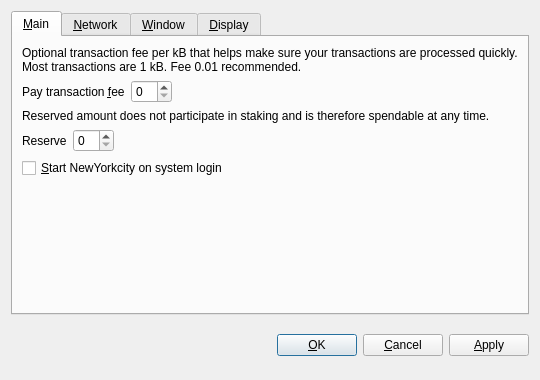
<?xml version="1.0" encoding="UTF-8"?>
<ui version="4.0">
 <class>OptionsDialog</class>
 <widget class="QDialog" name="OptionsDialog">
  <property name="geometry">
   <rect>
    <x>0</x>
    <y>0</y>
    <width>540</width>
    <height>380</height>
   </rect>
  </property>
  <property name="windowTitle">
   <string>Options</string>
  </property>
  <property name="modal">
   <bool>true</bool>
  </property>
  <layout class="QVBoxLayout" name="verticalLayout">
   <item>
    <widget class="QTabWidget" name="tabWidget">
     <property name="tabPosition">
      <enum>QTabWidget::North</enum>
     </property>
     <property name="currentIndex">
      <number>0</number>
     </property>
     <widget class="QWidget" name="tabMain">
      <attribute name="title">
       <string>&amp;Main</string>
      </attribute>
      <layout class="QVBoxLayout" name="verticalLayout_Main">
       <item>
        <widget class="QLabel" name="transactionFeeInfoLabel">
         <property name="text">
          <string>Optional transaction fee per kB that helps make sure your transactions are processed quickly. Most transactions are 1 kB. Fee 0.01 recommended.</string>
         </property>
         <property name="textFormat">
          <enum>Qt::PlainText</enum>
         </property>
         <property name="wordWrap">
          <bool>true</bool>
         </property>
        </widget>
       </item>
       <item>
        <layout class="QHBoxLayout" name="horizontalLayoutFee">
         <item>
          <widget class="QLabel" name="transactionFeeLabel">
           <property name="text">
            <string>Pay transaction &amp;fee</string>
           </property>
           <property name="textFormat">
            <enum>Qt::PlainText</enum>
           </property>
           <property name="buddy">
            <cstring>transactionFee</cstring>
           </property>
          </widget>
         </item>
         <item>
          <widget class="BitcoinAmountField" name="transactionFee"/>
         </item>
         <item>
          <spacer name="horizontalSpacerFee">
           <property name="orientation">
            <enum>Qt::Horizontal</enum>
           </property>
           <property name="sizeHint" stdset="0">
            <size>
             <width>40</width>
             <height>20</height>
            </size>
           </property>
          </spacer>
         </item>
        </layout>
       </item>
       <item>
        <widget class="QLabel" name="reserveBalanceInfoLabel">
         <property name="text">
          <string>Reserved amount does not participate in staking and is therefore spendable at any time.</string>
         </property>
         <property name="textFormat">
          <enum>Qt::PlainText</enum>
         </property>
         <property name="wordWrap">
          <bool>true</bool>
         </property>
        </widget>
       </item>
       <item>
        <layout class="QHBoxLayout" name="horizontalLayoutReserveBalance">
         <item>
          <widget class="QLabel" name="reserveBalanceLabel">
           <property name="text">
            <string>Reserve</string>
           </property>
           <property name="textFormat">
            <enum>Qt::PlainText</enum>
           </property>
           <property name="buddy">
            <cstring>reserveBalance</cstring>
           </property>
          </widget>
         </item>
         <item>
          <widget class="BitcoinAmountField" name="reserveBalance"/>
         </item>
         <item>
          <spacer name="horizontalSpacerReserveBalance">
           <property name="orientation">
            <enum>Qt::Horizontal</enum>
           </property>
           <property name="sizeHint" stdset="0">
            <size>
             <width>40</width>
             <height>20</height>
            </size>
           </property>
          </spacer>
         </item>
        </layout>
       </item>
       <item>
        <widget class="QCheckBox" name="bitcoinAtStartup">
         <property name="toolTip">
          <string>Automatically start NewYorkcity after logging in to the system.</string>
         </property>
         <property name="text">
          <string>&amp;Start NewYorkcity on system login</string>
         </property>
        </widget>
       </item>
       <item>
        <spacer name="verticalSpacer_Main">
         <property name="orientation">
          <enum>Qt::Vertical</enum>
         </property>
         <property name="sizeHint" stdset="0">
          <size>
           <width>20</width>
           <height>40</height>
          </size>
         </property>
        </spacer>
       </item>
      </layout>
     </widget>
     <widget class="QWidget" name="tabNetwork">
      <attribute name="title">
       <string>&amp;Network</string>
      </attribute>
      <layout class="QVBoxLayout" name="verticalLayout_Network">
       <item>
        <widget class="QCheckBox" name="mapPortUpnp">
         <property name="toolTip">
          <string>Automatically open the NewYorkcity client port on the router. This only works when your router supports UPnP and it is enabled.</string>
         </property>
         <property name="text">
          <string>Map port using &amp;UPnP</string>
         </property>
        </widget>
       </item>
       <item>
        <widget class="QCheckBox" name="connectSocks">
         <property name="toolTip">
          <string>Connect to the NewYorkcity network through a SOCKS proxy (e.g. when connecting through Tor).</string>
         </property>
         <property name="text">
          <string>&amp;Connect through SOCKS proxy:</string>
         </property>
        </widget>
       </item>
       <item>
        <layout class="QHBoxLayout" name="horizontalLayout_Network">
         <item>
          <widget class="QLabel" name="proxyIpLabel">
           <property name="text">
            <string>Proxy &amp;IP:</string>
           </property>
           <property name="textFormat">
            <enum>Qt::PlainText</enum>
           </property>
           <property name="buddy">
            <cstring>proxyIp</cstring>
           </property>
          </widget>
         </item>
         <item>
          <widget class="QValidatedLineEdit" name="proxyIp">
           <property name="maximumSize">
            <size>
             <width>140</width>
             <height>16777215</height>
            </size>
           </property>
           <property name="toolTip">
            <string>IP address of the proxy (e.g. 127.0.0.1)</string>
           </property>
          </widget>
         </item>
         <item>
          <widget class="QLabel" name="proxyPortLabel">
           <property name="text">
            <string>&amp;Port:</string>
           </property>
           <property name="textFormat">
            <enum>Qt::PlainText</enum>
           </property>
           <property name="buddy">
            <cstring>proxyPort</cstring>
           </property>
          </widget>
         </item>
         <item>
          <widget class="QLineEdit" name="proxyPort">
           <property name="maximumSize">
            <size>
             <width>55</width>
             <height>16777215</height>
            </size>
           </property>
           <property name="toolTip">
            <string>Port of the proxy (e.g. 9050)</string>
           </property>
          </widget>
         </item>
         <item>
          <widget class="QLabel" name="socksVersionLabel">
           <property name="text">
            <string>SOCKS &amp;Version:</string>
           </property>
           <property name="textFormat">
            <enum>Qt::PlainText</enum>
           </property>
           <property name="buddy">
            <cstring>socksVersion</cstring>
           </property>
          </widget>
         </item>
         <item>
          <widget class="QValueComboBox" name="socksVersion">
           <property name="toolTip">
            <string>SOCKS version of the proxy (e.g. 5)</string>
           </property>
          </widget>
         </item>
         <item>
          <spacer name="horizontalSpacer_Network">
           <property name="orientation">
            <enum>Qt::Horizontal</enum>
           </property>
           <property name="sizeHint" stdset="0">
            <size>
             <width>40</width>
             <height>20</height>
            </size>
           </property>
          </spacer>
         </item>
        </layout>
       </item>
       <item>
        <spacer name="verticalSpacer_Network">
         <property name="orientation">
          <enum>Qt::Vertical</enum>
         </property>
         <property name="sizeHint" stdset="0">
          <size>
           <width>20</width>
           <height>40</height>
          </size>
         </property>
        </spacer>
       </item>
      </layout>
     </widget>
     <widget class="QWidget" name="tabWindow">
      <attribute name="title">
       <string>&amp;Window</string>
      </attribute>
      <layout class="QVBoxLayout" name="verticalLayout_Window">
       <item>
        <widget class="QCheckBox" name="minimizeToTray">
         <property name="toolTip">
          <string>Show only a tray icon after minimizing the window.</string>
         </property>
         <property name="text">
          <string>&amp;Minimize to the tray instead of the taskbar</string>
         </property>
        </widget>
       </item>
       <item>
        <widget class="QCheckBox" name="minimizeOnClose">
         <property name="toolTip">
          <string>Minimize instead of exit the application when the window is closed. When this option is enabled, the application will be closed only after selecting Quit in the menu.</string>
         </property>
         <property name="text">
          <string>M&amp;inimize on close</string>
         </property>
        </widget>
       </item>
       <item>
        <spacer name="verticalSpacer_Window">
         <property name="orientation">
          <enum>Qt::Vertical</enum>
         </property>
         <property name="sizeHint" stdset="0">
          <size>
           <width>20</width>
           <height>40</height>
          </size>
         </property>
        </spacer>
       </item>
      </layout>
     </widget>
     <widget class="QWidget" name="tabDisplay">
      <attribute name="title">
       <string>&amp;Display</string>
      </attribute>
      <layout class="QVBoxLayout" name="verticalLayout_Display">
       <item>
        <layout class="QHBoxLayout" name="horizontalLayout_1_Display">
         <item>
          <widget class="QLabel" name="langLabel">
           <property name="text">
            <string>User Interface &amp;language:</string>
           </property>
           <property name="textFormat">
            <enum>Qt::PlainText</enum>
           </property>
           <property name="buddy">
            <cstring>lang</cstring>
           </property>
          </widget>
         </item>
         <item>
          <widget class="QValueComboBox" name="lang">
           <property name="toolTip">
            <string>The user interface language can be set here. This setting will take effect after restarting NewYorkcity.</string>
           </property>
          </widget>
         </item>
        </layout>
       </item>
       <item>
        <layout class="QHBoxLayout" name="horizontalLayout_2_Display">
         <item>
          <widget class="QLabel" name="unitLabel">
           <property name="text">
            <string>&amp;Unit to show amounts in:</string>
           </property>
           <property name="textFormat">
            <enum>Qt::PlainText</enum>
           </property>
           <property name="buddy">
            <cstring>unit</cstring>
           </property>
          </widget>
         </item>
         <item>
          <widget class="QValueComboBox" name="unit">
           <property name="toolTip">
            <string>Choose the default subdivision unit to show in the interface and when sending coins.</string>
           </property>
          </widget>
         </item>
        </layout>
       </item>
       <item>
        <widget class="QCheckBox" name="displayAddresses">
         <property name="toolTip">
          <string>Whether to show NewYorkcity addresses in the transaction list or not.</string>
         </property>
         <property name="text">
          <string>&amp;Display addresses in transaction list</string>
         </property>
        </widget>
       </item>
       <item>
        <widget class="QCheckBox" name="coinControlFeatures">
         <property name="toolTip">
          <string>Whether to show coin control features or not.</string>
         </property>
         <property name="text">
          <string>Display coin &amp;control features (experts only!)</string>
         </property>
        </widget>
       </item>
       <item>
        <spacer name="verticalSpacer_Display">
         <property name="orientation">
          <enum>Qt::Vertical</enum>
         </property>
         <property name="sizeHint" stdset="0">
          <size>
           <width>20</width>
           <height>40</height>
          </size>
         </property>
        </spacer>
       </item>
      </layout>
     </widget>
    </widget>
   </item>
   <item>
    <layout class="QHBoxLayout" name="horizontalLayout_Buttons">
     <item>
      <spacer name="horizontalSpacer_1">
       <property name="orientation">
        <enum>Qt::Horizontal</enum>
       </property>
       <property name="sizeHint" stdset="0">
        <size>
         <width>40</width>
         <height>48</height>
        </size>
       </property>
      </spacer>
     </item>
     <item>
      <widget class="QLabel" name="statusLabel">
       <property name="font">
        <font>
         <weight>75</weight>
         <bold>true</bold>
        </font>
       </property>
       <property name="text">
        <string/>
       </property>
       <property name="textFormat">
        <enum>Qt::PlainText</enum>
       </property>
       <property name="wordWrap">
        <bool>true</bool>
       </property>
      </widget>
     </item>
     <item>
      <spacer name="horizontalSpacer_2">
       <property name="orientation">
        <enum>Qt::Horizontal</enum>
       </property>
       <property name="sizeHint" stdset="0">
        <size>
         <width>40</width>
         <height>48</height>
        </size>
       </property>
      </spacer>
     </item>
     <item>
      <widget class="QPushButton" name="okButton">
       <property name="text">
        <string>&amp;OK</string>
       </property>
      </widget>
     </item>
     <item>
      <widget class="QPushButton" name="cancelButton">
       <property name="text">
        <string>&amp;Cancel</string>
       </property>
       <property name="autoDefault">
        <bool>false</bool>
       </property>
      </widget>
     </item>
     <item>
      <widget class="QPushButton" name="applyButton">
       <property name="text">
        <string>&amp;Apply</string>
       </property>
       <property name="autoDefault">
        <bool>false</bool>
       </property>
      </widget>
     </item>
    </layout>
   </item>
  </layout>
 </widget>
 <customwidgets>
  <customwidget>
   <class>BitcoinAmountField</class>
   <extends>QSpinBox</extends>
   <header>bitcoinamountfield.h</header>
  </customwidget>
  <customwidget>
   <class>QValueComboBox</class>
   <extends>QComboBox</extends>
   <header>qvaluecombobox.h</header>
  </customwidget>
  <customwidget>
   <class>QValidatedLineEdit</class>
   <extends>QLineEdit</extends>
   <header>qvalidatedlineedit.h</header>
  </customwidget>
 </customwidgets>
 <resources/>
 <connections/>
</ui>
